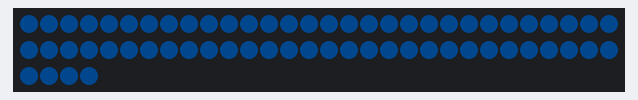
The sketch below on a simulated ESP32. On the bench: 64 RGB LEDs in strip order, left to right, continuing on the next row. Dim RGB values are drawn brighter than linear.

Above: at 0.46 s.

The sketch:

example_2.ino
```cpp
// Creates a breathing single-color (blue) effect across all 64 LEDs using Adafruit_NeoPixel on Arduino.
//
// Buy this module: https://shillehtek.com/products/ws2812-8x8-led-matrix-arduino-esp32-raspberry-pi
// Full manual: https://shillehtek.com/blogs/shillehtek-product-manuals/ws2812-8x8-led-matrix-arduino-esp32-raspberry-pi-manual
// More examples: https://github.com/shillehbean/shillehtek-examples
//

#include <Adafruit_NeoPixel.h>

#define PIN 16
Adafruit_NeoPixel px(64, PIN, NEO_GRB + NEO_KHZ800);

void setup() {
  px.begin();
  px.setBrightness(40);
}

void loop() {
  // breathing single color
  for (int b = 0; b <= 255; b += 5) { fillAll(0, b / 2, b); delay(15); }
  for (int b = 255; b >= 0; b -= 5) { fillAll(0, b / 2, b); delay(15); }
}

void fillAll(uint8_t r, uint8_t g, uint8_t b) {
  for (int i = 0; i < 64; i++) px.setPixelColor(i, r, g, b);
  px.show();
}
```
